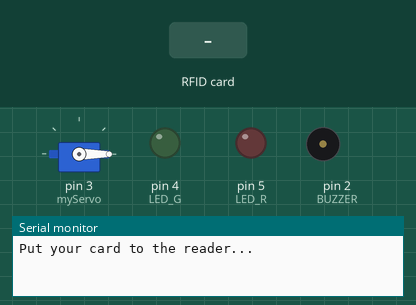
This sketch was run on a simulated Arduino Uno, built with avr-gcc and run on an emulated ATmega328P. Parts: servo, output pins drawn as LEDs (lit = HIGH), buzzer (waves = sounding), the last lines printed to the serial monitor. The test bench sets the inputs (shaded band). Pins used as bus, display or sensor lines are not drawn.

Above: at 1.2 s.
1.3 s: RFID card 2B 3B 56 0A held to the reader
At 1.95 s:
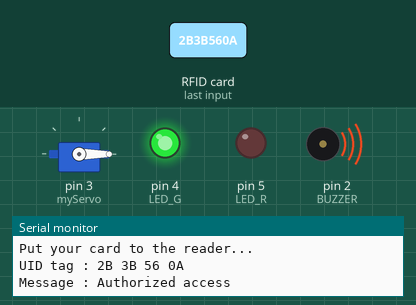
At 3.1 s:
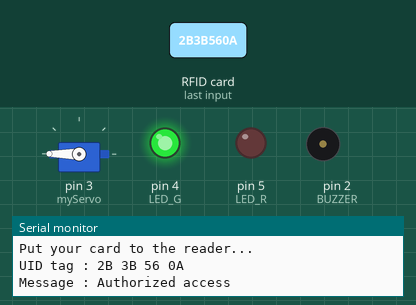
Timing chart, 0 to 8.6 s (numbered marks = the images above; inputs shaded):
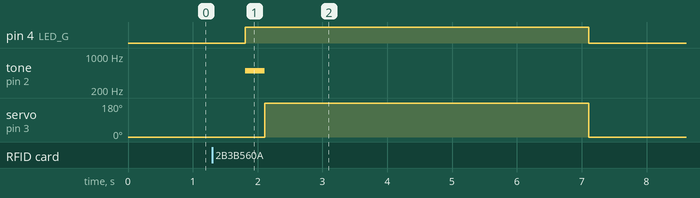

The sketch:

RFID.ino
```cpp
//Viral Science
//RFIDh
#include <SPI.h>
#include <MFRC522.h>
#include <Servo.h>
 //SDA:ss
#define SS_PIN 10
#define RST_PIN 9
#define LED_G 4 //define green LED pin
#define LED_R 5 //define red LED
#define BUZZER 2 //output loa
MFRC522 mfrc522(SS_PIN, RST_PIN);   // Create MFRC522 instance.
Servo myServo; //define servo name

void setup()
{
  Serial.begin(9600);   // Initiate a serial communication
  SPI.begin();      // Initiate  SPI bus
  mfrc522.PCD_Init();   // Initiate MFRC522
  myServo.attach(3); //servo pin
  myServo.write(0); //svị trí bắt đầu của servo
  pinMode(LED_G, OUTPUT);
  pinMode(LED_R, OUTPUT);
  pinMode(BUZZER, OUTPUT);
  noTone(BUZZER);
  Serial.println("Put your card to the reader...");
  Serial.println();

}
void loop()
{
  // Look for new cards
  if ( ! mfrc522.PICC_IsNewCardPresent())
  {
    return;
  }
  // Select one of the cards
  if ( ! mfrc522.PICC_ReadCardSerial())
  {
    return;
  }
  //Show UID on serial monitor//hiện thi UID trên mang hình serial
  Serial.print("UID tag :");
  String content= "";
  byte letter;
  for (byte i = 0; i < mfrc522.uid.size; i++)
  {
     Serial.print(mfrc522.uid.uidByte[i] < 0x10 ? " 0" : " ");
     Serial.print(mfrc522.uid.uidByte[i], HEX);
     content.concat(String(mfrc522.uid.uidByte[i] < 0x10 ? " 0" : " "));
     content.concat(String(mfrc522.uid.uidByte[i], HEX));
  }
  Serial.println();
  Serial.print("Message : ");
  content.toUpperCase();
  if (content.substring(1) == "2B 3B 56 0A"||content.substring(1)=="B7 57 3B 06") //UID nhập ID thẻ muốn cấp quyền truy cập
  {
    Serial.println("Authorized access");
    Serial.println();
    delay(500);
    digitalWrite(LED_G, HIGH);
    tone(BUZZER, 500);//phát âm thanh sóng vuông
    delay(300);
    noTone(BUZZER);
    myServo.write(180);
    delay(5000);
    myServo.write(0);
    digitalWrite(LED_G, LOW);
  }

 else   {
    Serial.println(" Access denied");
    digitalWrite(LED_R, HIGH);
    tone(BUZZER, 300);
    delay(1000);
    digitalWrite(LED_R, LOW);
    noTone(BUZZER);
  }
}
```

Measured:
- after the input at 1.3 s, pin 4 (LED_G): LOW → HIGH after 0.51 s, → LOW 5.3 s later; tone on pin 2 (BUZZER): silent → 500 Hz after 0.51 s, → silent 0.30 s later; servo on pin 3 (myServo): 0° → 180° after 0.81 s, → 0° 5.0 s later
